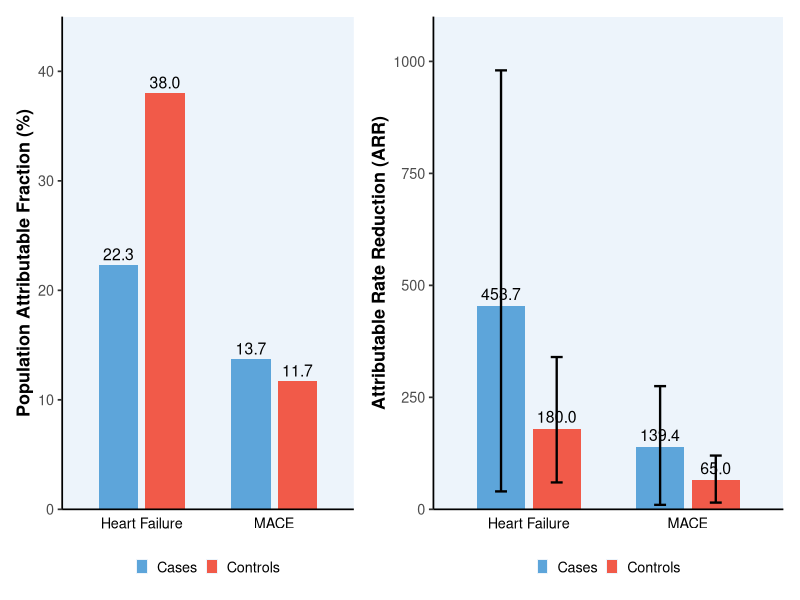

Source code (R): (Note: this script raises an error after producing the figure.)
library(dplyr)
library(ggplot2)
library(patchwork)

data <- data.frame(
  outcome = rep(c("Heart Failure", "MACE"), each = 2),
  group = rep(c("Cases", "Controls"), 2),
  PAF = c(22.3, 38.0, 13.7, 11.7),
  ARR = c(453.7, 180.0, 139.4, 65.0),
  ARR_lower = c(40, 60, 10, 15),
  ARR_upper = c(980, 340, 275, 120)
) %>%
  mutate(
    outcome = factor(outcome, levels = c("Heart Failure", "MACE")),
    group = factor(group, levels = c("Cases", "Controls"))
  )


p1 <- ggplot(data, aes(x = outcome, y = PAF, fill = group)) +
  geom_col(
    position = position_dodge(width = 0.7),
    width = 0.6
  ) +
  geom_text(
    aes(label = sprintf("%.1f", PAF)),
    position = position_dodge(width = 0.7),
    vjust = -0.4,
    size = 4
  ) +
  scale_fill_manual(
    values = c("Cases" = "#5DA5DA",
               "Controls" = "#F15A49")
  ) +
  scale_y_continuous(
    limits = c(0, 45),
    expand = expansion(mult = c(0, 0))
  ) +
  labs(
    x = NULL,
    y = "Population Attributable Fraction (%)",
    fill = NULL
  ) +
  theme_classic(base_size = 13) +
  theme(
    axis.ticks.x = element_blank(),
    panel.background = element_rect(fill = "#EDF4FB", colour = NA),
    legend.position = "bottom",
    legend.key.width  = unit(0.3, "cm"),
    legend.key.height = unit(0.3, "cm"),
    axis.title.y = element_text(face = "bold"),
    axis.text.x = element_text(color = "black")
  )

p2 <- ggplot(
  data,
  aes(x = outcome, y = ARR, fill = group)
) +
  geom_col(
    position = position_dodge(width = 0.7),
    width = 0.6
  ) +
  geom_errorbar(
    aes(ymin = ARR_lower, ymax = ARR_upper),
    position = position_dodge(width = 0.7),
    width = 0.15,
    linewidth = 0.8
  ) +
  geom_text(
    aes(label = sprintf("%.1f", ARR)),
    position = position_dodge(width = 0.7),
    vjust = -0.5,
    size = 4
  ) +
  scale_fill_manual(
    values = c("Cases" = "#5DA5DA",
               "Controls" = "#F15A49")
  ) +
  scale_y_continuous(
    limits = c(0, 1100),
    expand = expansion(mult = c(0, 0))
  ) +
  labs(
    x = NULL,
    y = "Attributable Rate Reduction (ARR)",
    fill = NULL
  ) +
  theme_classic(base_size = 13) +
  theme(
    axis.ticks.x = element_blank(),
    panel.background = element_rect(fill = "#EDF4FB", colour = NA),
    legend.position = "bottom",
    legend.key.width  = unit(0.3, "cm"),
    legend.key.height = unit(0.3, "cm"),
    axis.title.y = element_text(face = "bold"),
    axis.text.x = element_text(color = "black")
  )


figure <- p1 + p2 +
  plot_layout(widths = c(1, 1.2))

figure





library(dplyr)

data <- bind_rows(
  data.frame(
    outcome = "MACE",
    group = c("Cases", "Controls"),
    PAF = 100 * c(PAF_cases, PAF_controls),
    ARR = c(ARR_cases, ARR_controls),
    ARR_lower = c(
      quantile(ARR_boot_cases, 0.025, na.rm = TRUE),
      quantile(ARR_boot_controls, 0.025, na.rm = TRUE)
    ),
    ARR_upper = c(
      quantile(ARR_boot_cases, 0.975, na.rm = TRUE),
      quantile(ARR_boot_controls, 0.975, na.rm = TRUE)
    )
  ),
  data.frame(
    outcome = "HF",
    group = c("Cases", "Controls"),
    PAF = 100 * c(PAF_cases_HF, PAF_controls_HF),
    ARR = c(ARR_cases_HF, ARR_controls_HF),
    ARR_lower = c(
      quantile(ARR_boot_cases_HF, 0.025, na.rm = TRUE),
      quantile(ARR_boot_controls_HF, 0.025, na.rm = TRUE)
    ),
    ARR_upper = c(
      quantile(ARR_boot_cases_HF, 0.975, na.rm = TRUE),
      quantile(ARR_boot_controls_HF, 0.975, na.rm = TRUE)
    )
  )
) %>%
  mutate(
    outcome = factor(outcome, levels = c("HF", "MACE")),
    group = factor(group, levels = c("Cases", "Controls"))
  )
